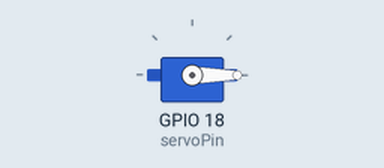
A sketch run on a simulated ESP32. Shown: servo. WiFi joins after 1.5 s; servers stay silent unless stated; uploads are accepted with an empty reply; what the sketch prints to the serial monitor is not drawn.

Above: at 1.55 s.
At 3.9 s:
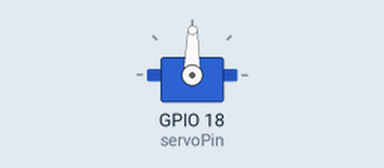
At 6.3 s:
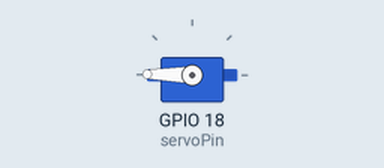
At 11.1 s:
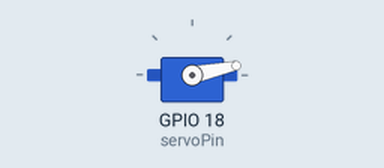
Timing chart, 0 to 14.6 s (numbered marks = the images above):
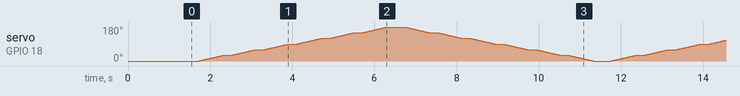

The sketch:

solarTracker.ino
```cpp
#include <WiFi.h>
#include <HTTPClient.h>
#include <ArduinoJson.h>
#include <ESP32Servo.h> // Libreria specifica per ESP32

// Credenziali WiFi
const char* ssid = "TuaRete";
const char* password = "TuaPassword";
const char* serverUrl = "http://192.168.1.X:3000/solarTracker"; // Usa l'IP reale del PC, non 127.0.0.1

// Configurazione Servo
Servo mioServo;
const int servoPin = 18; // Pin consigliato per ESP32
int posizione = 0;

void setup() {
  Serial.begin(115200); // ESP32 usa solitamente 115200

  // Connessione WiFi
  WiFi.begin(ssid, password);
  Serial.print("Connessione in corso");
  while (WiFi.status() != WL_CONNECTED) {
    delay(500);
    Serial.print(".");
  }
  Serial.println("\nConnesso!");

  // Configurazione Servo
  ESP32PWM::allocateTimer(0); // Necessario per ESP32Servo
  mioServo.setPeriodHertz(50); // Standard 50hz
  mioServo.attach(servoPin, 500, 2400); // Attach con range impulsi tipico
}

void sendData(int servoPos) {
  if (WiFi.status() == WL_CONNECTED) {
    HTTPClient http;
    http.begin(serverUrl);
    http.addHeader("Content-Type", "application/json");

    StaticJsonDocument<100> doc;
    doc["servoPos"] = servoPos;

    String jsonStr;
    serializeJson(doc, jsonStr);

    int responseCode = http.POST(jsonStr);

    // Utile per debug
    if (responseCode > 0) {
      Serial.printf("Dati inviati, risposta: %d\n", responseCode);
    } else {
      Serial.printf("Errore nell'invio: %s\n", http.errorToString(responseCode).c_str());
    }

    http.end();
  }
}

void loop() {
  // Rotazione da 0 a 180
  for (posizione = 0; posizione <= 180; posizione += 1) {
    mioServo.write(posizione);
    if (posizione % 30 == 0) sendData(posizione); // Invia dati ogni 30 gradi per non intasare il server
    delay(20);
  }

  // Rotazione da 180 a 0
  for (posizione = 180; posizione >= 0; posizione -= 1) {
    mioServo.write(posizione);
    if (posizione % 30 == 0) sendData(posizione);
    delay(20);
  }
}
```
